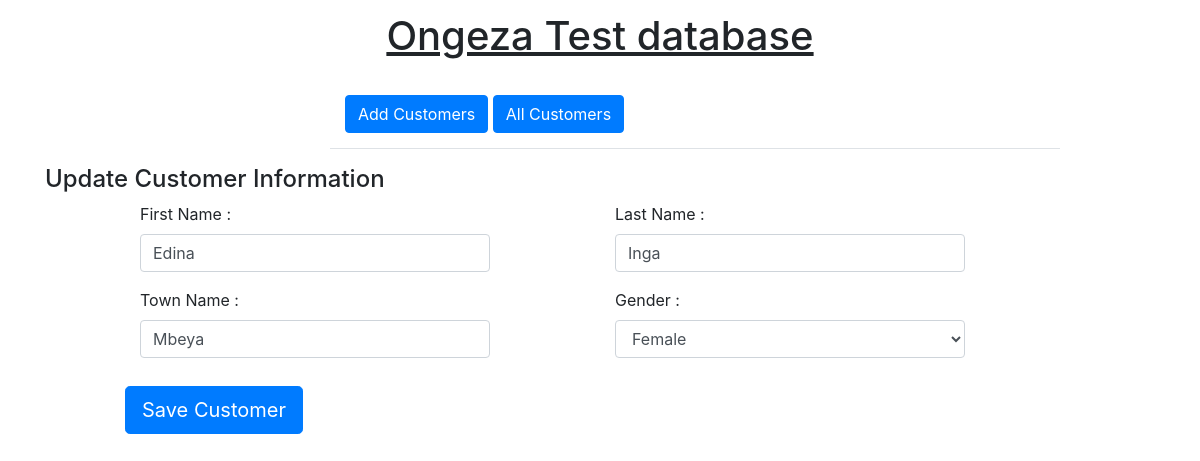
The app's page /views/updateCustomers.php?edit=4 with its own data.
### tables this page shows
CREATE TABLE `customer` (
  `id` int(11) NOT NULL,
  `first_name` varchar(25) NOT NULL,
  `last_name` varchar(25) NOT NULL,
  `town_name` varchar(25) NOT NULL,
  `gender_id` int(11) NOT NULL,
  `is_deleted` int(11) NOT NULL DEFAULT '0'
);

CREATE TABLE `gender` (
  `id` int(11) NOT NULL,
  `gender_name` varchar(25) NOT NULL
);

### controller/engine.php (called while the page is built, shortened)
<?php
function db(){
    $con = mysqli_connect("localhost","root","","ongeza_test");
    return $con;
}
function customerEdit($customerId){
    $conn = db();
    $query = mysqli_query($conn,"SELECT * FROM customer JOIN gender ON gender.id=customer.gender_id WHERE customer.id='$customerId'");
    if(!$query || mysqli_num_rows($query) <= 0){
    }else{
        return $query;
    }
}
?>

### views/updateCustomers.php (the view, shortened to what this page needs)
<?php
require_once "../controller/engine.php";
?>
<html>
<head>
    <link rel="stylesheet" href="../asset/css/bootstrap.min.css">
    <link rel="stylesheet" href="../asset/css/bootstrap-grid.min.css">
    <link rel="stylesheet" href="../asset/css/style.css">
</head>
<body>
<div class="container">
    <div class="row">
        <div class="col-md-12">
            <h1 class="header">Ongeza Test database</h1>
        </div>
    </div>
    <div class="row">
        <div class="col-md-8 col-sm-8 col-xs-8  offset-md-3">
            <ul class="nav-tabs">
                <li><a href="home.php" class="btn btn-primary">Add Customers</a> </li>
                <li><a href="viewCustomers.php" class="btn btn-primary">All Customers</a> </li>
            </ul>
        </div>
    </div>
    <form action="../models/_updateCustomer.php" method="post" enctype="multipart/form-data">
        <h4>Update Customer Information</h4>
        <?php
        $customerId=$_GET['edit'];
        $customer=customerEdit($customerId);
        $rows = mysqli_fetch_array($customer);
        ?>
        <div class="row">
            <div class="col-md-4 offset-md-1">
                <div class="form-group">
                    <label for="">First Name :</label>
                    <input type="text" class="form-control" value="<?php echo $rows['first_name']?>" name="first_name" required>
                </div>
                <div class="form-group">
                    <label for="">Town Name :</label>
                    <input type="text" class="form-control" value="<?php echo $rows['town_name']?>" name="town_name" required>
                </div>
            </div>
            <div class="col-md-4 offset-md-1">
                <div class="form-group">
                    <label for="">Last Name :</label>
                    <input type="text" class="form-control" value="<?php echo $rows['last_name']?>" name="last_name" required>
                </div>
                <div class="form-group">
                    <label for="">Gender :</label>
                    <select name="gender" class="form-control">
                        <option value="<?php echo $rows['gender_id']?>"><?php echo $rows['gender_name']?></option>
                    </select>
                </div>
            </div>
        </div>
        <div class="row pull-right">
            <input type="submit" class="btn btn-primary btn-lg" name="UpdateCustomer" value="Save Customer">
        </div>
    </form>
</div>
</body>
</html>

### asset/css/style.css (style rules this page uses)
body { margin: 0px auto; font-size: medium; }
.header { text-align: center; padding: 12px; text-decoration: underline; }
.nav-tabs { list-style: none; padding: 15px; }
.nav-tabs li { display: inline; }
.pull-right { margin-left: 80px; padding-top: 12px; }

### records on screen
customer: first_name "Edina", town_name "Mbeya", last_name "Inga", gender "Female"
